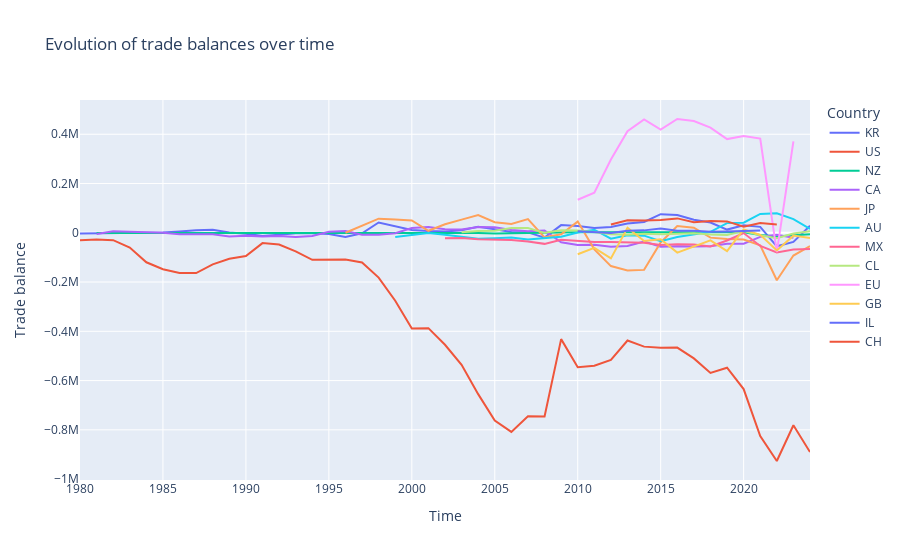

The notebook cell saved with this chart:
### Code cell
# Need to sum goods trade by year for consistency:
# make it comparable with OBS_VALUE for services

trade_goods_all_worker = trade_goods_all.copy()
trade_goods_all_worker.reset_index(inplace=True)
trade_goods_all_worker['TIME_PERIOD'] = trade_goods_all_worker['TIME_PERIOD'].apply(lambda x : x[:4])
trade_goods_all_worker = trade_goods_all_worker.groupby(["REF_AREA","TIME_PERIOD"]).sum().reset_index().set_index("TIME_PERIOD")
trade_goods_all_worker.index = trade_goods_all_worker.index.astype(float).astype(int)

all_trade = pd.merge(
    trade_goods_all_worker.reset_index(),
    trade_services_all.reset_index(),
    'inner', on=['REF_AREA','TIME_PERIOD']
).set_index("TIME_PERIOD")

# Now sum trade values across goods and services
# Also need to divide goods by 1e6 since services is in millions
all_trade['All exports']   = all_trade["Goods Exports FOB"] / 1e6 + all_trade["Services Exports"]
all_trade['All imports']   = all_trade["Goods Imports CIF"] / 1e6 + all_trade["Services Imports"]
all_trade['Trade balance'] = all_trade["Goods Trade Balance"] / 1e6 + all_trade["Services Trade Balance"]

all_trade = all_trade[["REF_AREA", "All exports", "All imports", "Trade balance"]]
all_trade.sort_index(inplace=True)
px.line(
    all_trade, y='Trade balance',
    color="REF_AREA", labels = {
        "TIME_PERIOD" : "Time",
        "REF_AREA" : "Country"
    }, title="Evolution of trade balances over time")

### Figure 1 — Plotly figure (JSON) as saved in the notebook; plotly's stock layout.template omitted (floating-point values rounded to 4 significant figures)
{"data": [{"hovertemplate": "Country=KR<br>Time=%{x}<br>Trade balance=%{y}<extra></extra>", "legendgroup": "KR", "line": {"color": "#636efa", "dash": "solid"}, "marker": {"symbol": "circle"}, "mode": "lines", "name": "KR", "orientation": "v", "showlegend": true, "type": "scatter", "x": [1980, 1981, 1982, 1983, 1984, 1985, 1986, 1987, 1988, 1989, 1990, 1991, 1992, 1993, 1994, 1995, 1996, 1997, 1998, 1999, 2000, 2001, 2002, 2003, 2004, 2005, 2006, 2007, 2008, 2009, 2010, 2011, 2012, 2013, 2014, 2015, 2016, 2017, 2018, 2019, 2020, 2021, 2022, 2023, 2024], "xaxis": "x", "y": [-3393.0, -2846.0, 758.6, 1133.0, 1545.0, 1563.0, 5294.0, 10220.0, 11840.0, 1607.0, -4146.0, -13350.0, -7501.0, -1966.0, -1615.0, -5252.0, -17220.0, -1875.0, 41760.0, 24870.0, 10910.0, 7064.0, 4791.0, 10150.0, 24330.0, 14190.0, 3011.0, 1541.0, -19640.0, 31090.0, 27230.0, 19000.0, 23210.0, 37690.0, 43840.0, 75610.0, 72470.0, 52710.0, 41610.0, 13000.0, 30330.0, 24020.0, -55040.0, -36830.0, 28190.0], "yaxis": "y"}, {"hovertemplate": "Country=US<br>Time=%{x}<br>Trade balance=%{y}<extra></extra>", "legendgroup": "US", "line": {"color": "#EF553B", "dash": "solid"}, "marker": {"symbol": "circle"}, "mode": "lines", "name": "US", "orientation": "v", "showlegend": true, "type": "scatter", "x": [1980, 1981, 1982, 1983, 1984, 1985, 1986, 1987, 1988, 1989, 1990, 1991, 1992, 1993, 1994, 1995, 1996, 1997, 1998, 1999, 2000, 2001, 2002, 2003, 2004, 2005, 2006, 2007, 2008, 2009, 2010, 2011, 2012, 2013, 2014, 2015, 2016, 2017, 2018, 2019, 2020, 2021, 2022, 2023, 2024], "xaxis": "x", "y": [-30350.0, -27710.0, -30160.0, -59990.0, -119800.0, -148200.0, -163100.0, -163400.0, -128300.0, -105200.0, -94100.0, -41920.0, -47590.0, -75320.0, -109800.0, -109500.0, -108200.0, -120800.0, -182100.0, -275900.0, -389000.0, -387100.0, -454600.0, -536100.0, -655000.0, -761900.0, -808500.0, -744500.0, -745700.0, -431700.0, -545500.0, -539600.0, -515700.0, -437300.0, -462200.0, -466800.0, -466100.0, -510000.0, -569100.0, -547800.0, -634600.0, -825100.0, -926500.0, -781300.0, -890100.0], "yaxis": "y"}, {"hovertemplate": "Country=NZ<br>Time=%{x}<br>Trade balance=%{y}<extra></extra>", "legendgroup": "NZ", "line": {"color": "#00cc96", "dash": "solid"}, "marker": {"symbol": "circle"}, "mode": "lines", "name": "NZ", "orientation": "v", "showlegend": true, "type": "scatter", "x": [1981, 1982, 1983, 1984, 1985, 1986, 1987, 1988, 1989, 1990, 1991, 1992, 1993, 1994, 1995, 1996, 1997, 1998, 1999, 2000, 2001, 2002, 2003, 2004, 2005, 2006, 2007, 2008, 2009, 2010, 2011, 2012, 2013, 2014, 2015, 2016, 2017, 2018, 2019, 2020, 2021, 2022, 2023, 2024], "xaxis": "x", "y": [-864.0, -896.6, -378.3, -1043.0, -442.1, -352.0, -255.6, 1092.0, -518.2, -730.8, 609.3, -53.74, 534.3, 244.8, 347.9, 166.2, -526.7, -1170.0, -1522.0, -539.0, 1005.0, 737.7, 137.3, -493.5, -2627.0, -2210.0, -1730.0, -2475.0, 883.5, 1999.0, 1955.0, -414.5, 744.7, 853.4, 854.0, 1130.0, 1908.0, 58.92, 381.2, 2038.0, -8987.0, -14760.0, -9834.0, -5578.0], "yaxis": "y"}, {"hovertemplate": "Country=CA<br>Time=%{x}<br>Trade balance=%{y}<extra></extra>", "legendgroup": "CA", "line": {"color": "#ab63fa", "dash": "solid"}, "marker": {"symbol": "circle"}, "mode": "lines", "name": "CA", "orientation": "v", "showlegend": true, "type": "scatter", "x": [1981, 1982, 1983, 1984, 1985, 1986, 1987, 1988, 1989, 1990, 1991, 1992, 1993, 1994, 1995, 1996, 1997, 1998, 1999, 2000, 2001, 2002, 2003, 2004, 2005, 2006, 2007, 2008, 2009, 2010, 2011, 2012, 2013, 2014, 2015, 2016, 2017, 2018, 2019, 2020, 2021, 2022, 2023], "xaxis": "x", "y": [-4890.0, 5942.0, 4190.0, 3372.0, 415.8, -5674.0, -5882.0, -6159.0, -15020.0, -12510.0, -15390.0, -13150.0, -17450.0, -13310.0, 3888.0, 7106.0, -7561.0, -7810.0, -1703.0, 19350.0, 23660.0, 14650.0, 13030.0, 23630.0, 22790.0, 11230.0, 6045.0, 9628.0, -38680.0, -49610.0, -49030.0, -57110.0, -53240.0, -35390.0, -56520.0, -54430.0, -55880.0, -54580.0, -44530.0, -44600.0, -16580.0, -8292.0, -20600.0], "yaxis": "y"}, {"hovertemplate": "Country=JP<br>Time=%{x}<br>Trade balance=%{y}<extra></extra>", "legendgroup": "JP", "line": {"color": "#FFA15A", "dash": "solid"}, "marker": {"symbol": "circle"}, "mode": "lines", "name": "JP", "orientation": "v", "showlegend": true, "type": "scatter", "x": [1996, 1997, 1998, 1999, 2000, 2001, 2002, 2003, 2004, 2005, 2006, 2007, 2008, 2009, 2010, 2011, 2012, 2013, 2014, 2015, 2016, 2017, 2018, 2019, 2020, 2021, 2022, 2023, 2024], "xaxis": "x", "y": [150.7, 28180.0, 57150.0, 53620.0, 49890.0, 8065.0, 34540.0, 53520.0, 71930.0, 42670.0, 36030.0, 55310.0, -18400.0, -6110.0, 45430.0, -67300.0, -135200.0, -153300.0, -150700.0, -39160.0, 27660.0, 20730.0, -19670.0, -25110.0, -27260.0, -51250.0, -192500.0, -92260.0, -53910.0], "yaxis": "y"}, {"hovertemplate": "Country=AU<br>Time=%{x}<br>Trade balance=%{y}<extra></extra>", "legendgroup": "AU", "line": {"color": "#19d3f3", "dash": "solid"}, "marker": {"symbol": "circle"}, "mode": "lines", "name": "AU", "orientation": "v", "showlegend": true, "type": "scatter", "x": [1999, 2000, 2001, 2002, 2003, 2004, 2005, 2006, 2007, 2008, 2009, 2010, 2011, 2012, 2013, 2014, 2015, 2016, 2017, 2018, 2019, 2020, 2021, 2022, 2023, 2024], "xaxis": "x", "y": [-16700.0, -7900.0, -779.3, -7575.0, -17430.0, -24350.0, -22070.0, -19570.0, -27420.0, -21250.0, -16020.0, 1500.0, 12440.0, -24060.0, -10120.0, -11570.0, -34340.0, -16830.0, -5508.0, 3823.0, 39220.0, 40850.0, 76560.0, 79410.0, 55230.0, 15510.0], "yaxis": "y"}, {"hovertemplate": "Country=MX<br>Time=%{x}<br>Trade balance=%{y}<extra></extra>", "legendgroup": "MX", "line": {"color": "#FF6692", "dash": "solid"}, "marker": {"symbol": "circle"}, "mode": "lines", "name": "MX", "orientation": "v", "showlegend": true, "type": "scatter", "x": [2002, 2003, 2004, 2005, 2006, 2007, 2008, 2009, 2010, 2011, 2012, 2013, 2014, 2015, 2016, 2017, 2018, 2019, 2020, 2021, 2022, 2023, 2024], "xaxis": "x", "y": [-22300.0, -20980.0, -26740.0, -27790.0, -29120.0, -35280.0, -44990.0, -28620.0, -31780.0, -37260.0, -37140.0, -39080.0, -40840.0, -49590.0, -46950.0, -47890.0, -55300.0, -31330.0, -1218.0, -53490.0, -79890.0, -68190.0, -65770.0], "yaxis": "y"}, {"hovertemplate": "Country=CL<br>Time=%{x}<br>Trade balance=%{y}<extra></extra>", "legendgroup": "CL", "line": {"color": "#B6E880", "dash": "solid"}, "marker": {"symbol": "circle"}, "mode": "lines", "name": "CL", "orientation": "v", "showlegend": true, "type": "scatter", "x": [2003, 2004, 2005, 2006, 2007, 2008, 2009, 2010, 2011, 2012, 2013, 2014, 2015, 2016, 2017, 2018, 2019, 2020, 2021, 2022, 2023, 2024], "xaxis": "x", "y": [1921.0, 7470.0, 7824.0, 18910.0, 19530.0, -278.2, 10270.0, 8934.0, 2816.0, -6439.0, -7841.0, -3433.0, -5925.0, -4139.0, -2021.0, -7322.0, -9212.0, 6786.0, -10280.0, -21680.0, -2913.0, 5754.0], "yaxis": "y"}, {"hovertemplate": "Country=EU<br>Time=%{x}<br>Trade balance=%{y}<extra></extra>", "legendgroup": "EU", "line": {"color": "#FF97FF", "dash": "solid"}, "marker": {"symbol": "circle"}, "mode": "lines", "name": "EU", "orientation": "v", "showlegend": true, "type": "scatter", "x": [2010, 2011, 2012, 2013, 2014, 2015, 2016, 2017, 2018, 2019, 2020, 2021, 2022, 2023], "xaxis": "x", "y": [134000.0, 163100.0, 297600.0, 412500.0, 460600.0, 419300.0, 461900.0, 453500.0, 427000.0, 380400.0, 392600.0, 382300.0, -78520.0, 371200.0], "yaxis": "y"}, {"hovertemplate": "Country=GB<br>Time=%{x}<br>Trade balance=%{y}<extra></extra>", "legendgroup": "GB", "line": {"color": "#FECB52", "dash": "solid"}, "marker": {"symbol": "circle"}, "mode": "lines", "name": "GB", "orientation": "v", "showlegend": true, "type": "scatter", "x": [2010, 2011, 2012, 2013, 2014, 2015, 2016, 2017, 2018, 2019, 2020, 2021, 2022, 2023, 2024], "xaxis": "x", "y": [-87310.0, -61540.0, -104000.0, 20480.0, -33170.0, -26650.0, -80570.0, -55490.0, -30610.0, -74750.0, 14030.0, -8209.0, -71870.0, -11560.0, -21040.0], "yaxis": "y"}, {"hovertemplate": "Country=IL<br>Time=%{x}<br>Trade balance=%{y}<extra></extra>", "legendgroup": "IL", "line": {"color": "#636efa", "dash": "solid"}, "marker": {"symbol": "circle"}, "mode": "lines", "name": "IL", "orientation": "v", "showlegend": true, "type": "scatter", "x": [2010, 2011, 2012, 2013, 2014, 2015, 2016, 2017, 2018, 2019, 2020, 2021], "xaxis": "x", "y": [5784.0, 2870.0, -466.4, 7779.0, 9775.0, 17210.0, 8590.0, 8121.0, 4060.0, 5610.0, 8988.0, 9551.0], "yaxis": "y"}, {"hovertemplate": "Country=CH<br>Time=%{x}<br>Trade balance=%{y}<extra></extra>", "legendgroup": "CH", "line": {"color": "#EF553B", "dash": "solid"}, "marker": {"symbol": "circle"}, "mode": "lines", "name": "CH", "orientation": "v", "showlegend": true, "type": "scatter", "x": [2012, 2013, 2014, 2015, 2016, 2017, 2018, 2019, 2020, 2021, 2022], "xaxis": "x", "y": [33430.0, 50680.0, 49900.0, 52100.0, 58390.0, 42610.0, 47630.0, 46170.0, 24820.0, 39520.0, 34030.0], "yaxis": "y"}], "layout": {"legend": {"title": {"text": "Country"}, "tracegroupgap": 0}, "title": {"text": "Evolution of trade balances over time"}, "xaxis": {"anchor": "y", "domain": [0, 1], "title": {"text": "Time"}}, "yaxis": {"anchor": "x", "domain": [0, 1], "title": {"text": "Trade balance"}}}}
